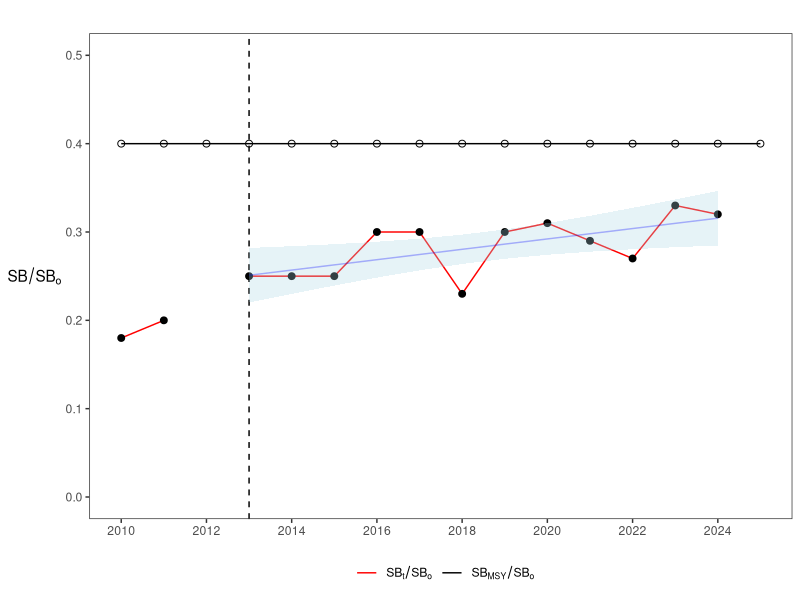
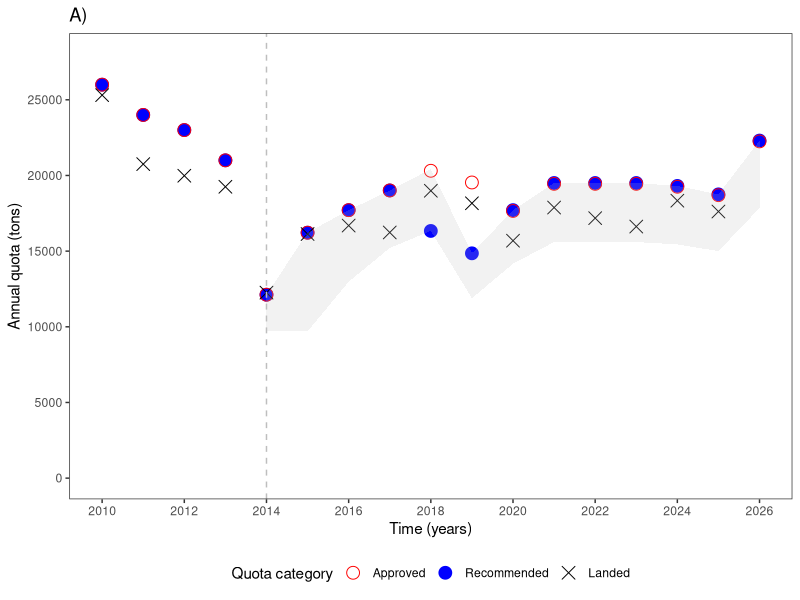
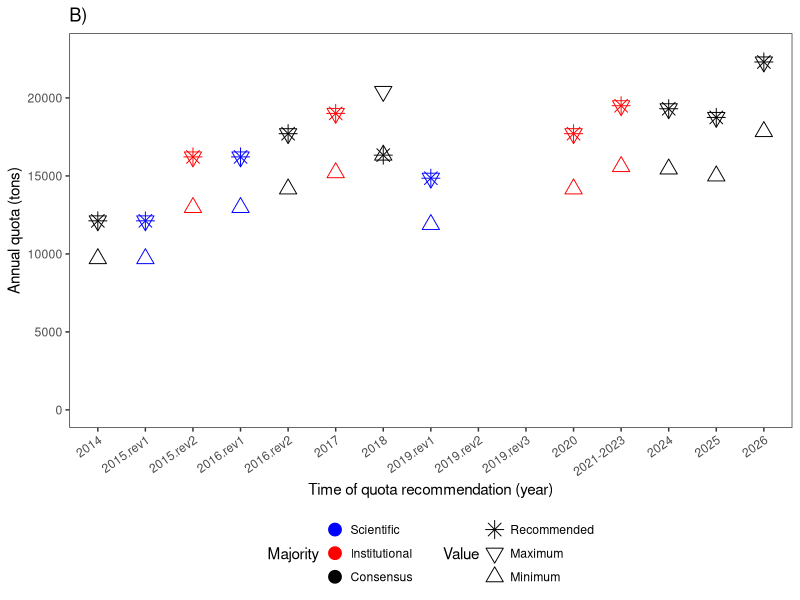
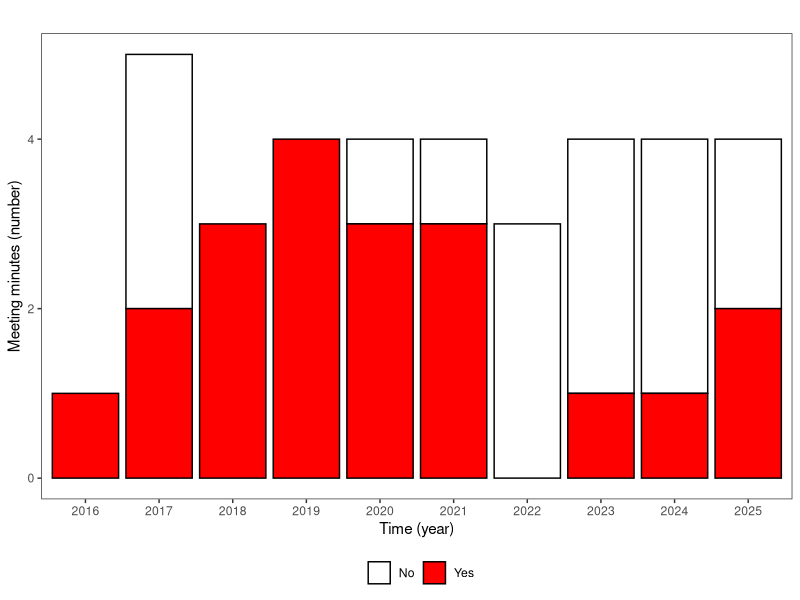

Write the R code that produced these figures, in order.
# figures.R
# Reproduces Figures 2, 3A, 3B, and 4 from the manuscript:
# "Untangling the Overexploitation Trap: Governance, Politics of Concepts, 
# and the Sustainability Claims of Chilean Southern Hake"

library(ggplot2)
library(reshape2)
library(dplyr)

# --------------------------------
# 1. Load processed data
# --------------------------------
Cuotas1 <- read.csv("data/Cuotas1.csv")
Rango_polygon <- read.csv("data/Rango_polygon.csv")
Cuotas3 <- read.csv("data/Cuotas3.csv")
pred_df <- read.csv("data/pred_df.csv")
Cuota.decision.4plot <- read.csv("data/Cuota.decision.4plot.csv")
EExplotacion.actas <- read.csv("data/EExplotacion.actas.csv")

# --------------------------------
# 2. Figure 2: Stock status (SB/SB₀)
# --------------------------------
BDo <- ggplot() +
  geom_line(data = Cuotas3 %>% filter(año > 2009),
            aes(x = año, y = value, color = variable)) +
  geom_point(data = Cuotas3 %>% filter(año > 2009),
             aes(x = año, y = value, shape = variable), size = 2, show.legend = FALSE) +
  labs(title = "",
       x = NULL,
       y = expression(SB/SB[o])) +
  theme_bw() +
  scale_y_continuous(limits = c(0, 0.5), breaks = seq(0, 0.5, by = 0.1)) +
  scale_x_continuous(limits = c(2010, 2025), breaks = seq(2010, 2025, by = 2)) +
  geom_vline(xintercept = 2013, linetype = "dashed", color = "black") +
  theme(panel.grid.major = element_blank(),
        panel.grid.minor = element_blank(),
        legend.position = "bottom",
        axis.title.y = element_text(angle = 0, vjust = 0.5, hjust = 0.5)) +
  scale_color_manual(values = c("BDo" = "red",
                                "RMS" = "black"),
                     labels = c("BDo" = expression(SB[t] / SB[o]),
                                "RMS" = expression(SB[MSY] / SB[o])),
                     name = "") +
  scale_shape_manual(values = c("BDo" = 19, "RMS" = 1)) +
  geom_ribbon(data = pred_df,
              aes(x = año, ymin = lwr, ymax = upr),
              fill = "lightblue", alpha = 0.3) +
  geom_line(data = pred_df,
            aes(x = año, y = fit), color = "blue", alpha = 0.3)

ggsave("output/Figure2.png", BDo, width = 8, height = 5, dpi = 300)

# --------------------------------
# 3. Figure 3A: Quotas (recommended, approved, landed)
# --------------------------------
Fig.Cuotas1 <- ggplot(Cuotas1 %>% filter(año > 2009),
                      aes(x = año, y = value, color = variable)) +
  geom_line(show.legend = FALSE, linetype = "blank") +
  geom_point(aes(shape = variable), size = 4, show.legend = TRUE) +
  geom_polygon(data = Rango_polygon,
               aes(x = año, y = value),
               fill = "grey", alpha = 0.2, inherit.aes = FALSE) +
  labs(title = "A)",
       x = "Time (years)",
       y = "Annual quota (tons)") +
  theme_bw() +
  scale_y_continuous(limits = c(0, 28000), breaks = seq(0, 30000, by = 5000)) +
  scale_x_continuous(limits = c(2010, 2026), breaks = seq(2010, 2026, by = 2)) +
  geom_vline(xintercept = 2014, linetype = "dashed", color = "gray") +
  theme(panel.grid.major = element_blank(),
        panel.grid.minor = element_blank(),
        legend.position = "bottom") +
  scale_color_manual(values = c("Cuota.recomendada" = "blue",
                                "Cuota.decretada" = "red",
                                "Desembarques" = "black"),
                     labels = c("Cuota.recomendada" = "Recommended",
                                "Cuota.decretada" = "Approved",
                                "Desembarques" = "Landed"),
                     name = "Quota category") +
  scale_shape_manual(values = c("Cuota.recomendada" = 19,
                                "Cuota.decretada" = 1,
                                "Desembarques" = 4),
                     labels = c("Cuota.recomendada" = "Recommended",
                                "Cuota.decretada" = "Approved",
                                "Desembarques" = "Landed"),
                     name = "Quota category")

ggsave("output/Figure3A.png", Fig.Cuotas1, width = 8, height = 5, dpi = 300)

# --------------------------------
# 4. Figure 3B: Majority types in quota recommendations
# --------------------------------
Fig.3B <- ggplot(Cuota.decision.4plot,
                 aes(x = as.factor(ID), y = value, color = Tipo.decision)) +
  geom_line(show.legend = FALSE, linetype = "blank") +
  geom_point(aes(shape = variable), size = 4, show.legend = TRUE) +
  theme_bw() +
  scale_y_continuous(limits = c(0, 23000), breaks = seq(0, 22000, by = 5000),
                     name = "Annual quota (tons)") +
  scale_x_discrete(
    labels = c("2014","2015.rev1","2015.rev2","2016.rev1","2016.rev2",
               "2017","2018","2019.rev1","2019.rev2","2019.rev3",
               "2020","2021-2023","2024","2025","2026"),
    name = "Time of quota recommendation (year)"
  ) +
  labs(title = "B)") +
  theme(panel.grid.major = element_blank(),
        panel.grid.minor = element_blank(),
        legend.position = "bottom",
        legend.box = "horizontal",
        legend.spacing.y = unit(0.05, "cm"),
        legend.key.size = unit(0.8, "lines"),
        axis.text.x = element_text(angle = 35, hjust = 1)) +
  scale_color_manual(values = c("Científica" = "blue",
                                "Institucional" = "red",
                                "Unanime" = "black"),
                     name = "Majority",
                     labels = c("Científica" = "Scientific",
                                "Unanime" = "Consensus",
                                "Institucional" = "Institutional")) +
  scale_shape_manual(values = c("Rango.cuota.min" = 24,
                                "Rango.cuota.max" = 25,
                                "Cuota.recomendacion" = 8),
                     labels = c("Rango.cuota.min" = "Minimum",
                                "Rango.cuota.max" = "Maximum",
                                "Cuota.recomendacion" = "Recommended"),
                     name = "Value") +
  guides(color = guide_legend(nrow = 3),
         shape = guide_legend(nrow = 3))

ggsave("output/Figure3B.png", Fig.3B, width = 8, height = 5, dpi = 300)

# --------------------------------
# 5. Figure 4: Minutes with technical opinions on DCRs
# --------------------------------
EExplotacion.actas.plot <- ggplot(EExplotacion.actas %>% filter(Año > 2014),
                                  aes(x = as.factor(Año), y = Count,
                                      fill = as.factor(Estrategia.explotacion))) +
  geom_bar(stat = "identity", color = "black") +
  labs(title = "",
       x = "Time (year)",
       y = "Meeting minutes (number)",
       fill = "") +
  theme_bw() +
  scale_fill_manual(values = c("0" = "white", "1" = "red"),
                    labels = c("0" = "No", "1" = "Yes")) +
  scale_y_continuous(breaks = seq(0, 8, by = 2)) +
  theme(panel.grid.major = element_blank(),
        panel.grid.minor = element_blank(),
        legend.position = "bottom")

ggsave("output/Figure4.png", EExplotacion.actas.plot, width = 8, height = 5, dpi = 300)

# --------------------------------
# End of script
# --------------------------------
